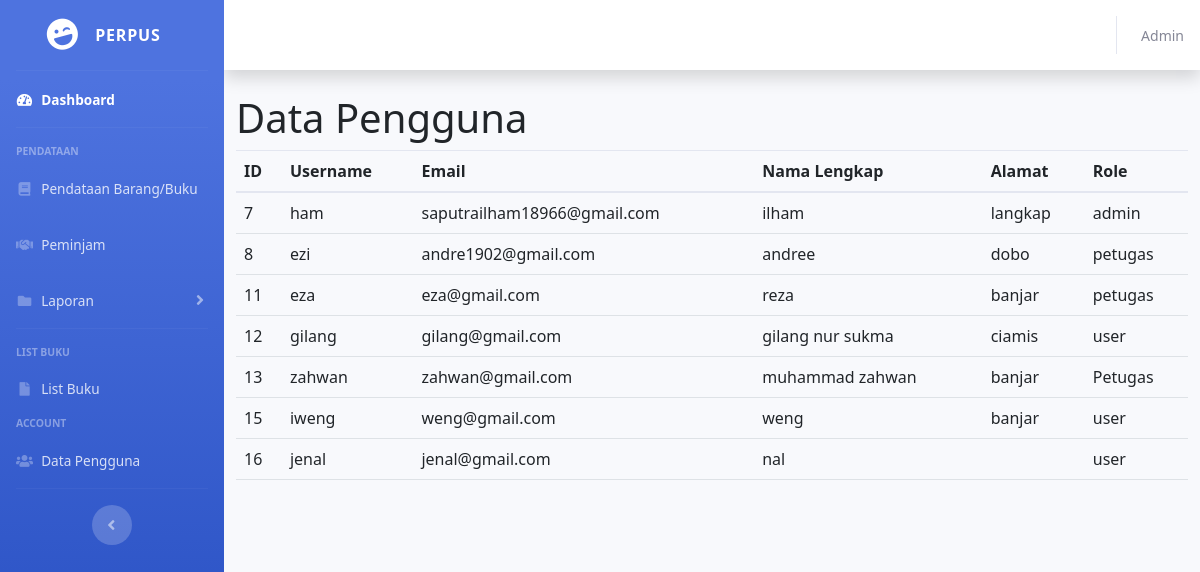
The page /datapengguna.php on the database its author committed.
### tables this page shows
CREATE TABLE `user` (
  `id` int(11) NOT NULL,
  `perpus_id` int(11) NOT NULL,
  `username` varchar(50) NOT NULL,
  `password` varchar(255) NOT NULL,
  `email` varchar(50) NOT NULL,
  `nama_lengkap` varchar(50) NOT NULL,
  `no_hp` varchar(50) NOT NULL,
  `alamat` varchar(100) NOT NULL,
  `role` varchar(50) NOT NULL
);

### datapengguna.php (the view, shortened to what this page needs)
<?php
include "db_conn.php";
?>
<!DOCTYPE html>
<html lang="en">
<head>
    <link href="template/vendor/fontawesome-free/css/all.min.css" rel="stylesheet" type="text/css">
    <link href="template/css/sb-admin-2.min.css" rel="stylesheet">
</head>
<body id="page-top">
    <div id="wrapper">
        <ul class="navbar-nav bg-gradient-primary sidebar sidebar-dark accordion" id="accordionSidebar">
            <a class="sidebar-brand d-flex align-items-center justify-content-center" href="dashboard.php">
                <div class="sidebar-brand-icon rotate-n-15">
                    <i class="fas fa-laugh-wink"></i>
                </div>
                <div class="sidebar-brand-text mx-3"> PERPUS <sup></sup></div>
            </a>
            <hr class="sidebar-divider my-0">
            <li class="nav-item active">
                <a class="nav-link" href="dashboard.php">
                    <i class="fas fa-fw fa-tachometer-alt"></i>
                    <span>Dashboard </span></a>
            </li>
            <hr class="sidebar-divider">
            <div class="sidebar-heading">
                Pendataan
            </div>
            <li class="nav-item">
                <a class="nav-link" href="pendataanbuku.php">
    <i class="fas fa-fw fa-book"></i>
    <span>Pendataan Barang/Buku</span>
</a>
            </li>
            <li class="nav-item">
                <a class="nav-link collapsed" href="peminjaman.php" data-target="#collapseUtilities"
                    aria-expanded="true" aria-controls="collapseUtilities">
                    <i class="fas fa-fw fa-handshake"></i>
                    <span>Peminjam</span>
                </a>
            </li>
            <li class="nav-item">
                <a class="nav-link collapsed" href="#" data-toggle="collapse" data-target="#collapsePages"
                    aria-expanded="true" aria-controls="collapsePages">
                    <i class="fas fa-fw fa-folder"></i>
                    <span>Laporan</span>
                </a>
            </li>
            <hr class="sidebar-divider">
            <div class="sidebar-heading">
                List Buku
            </div>
            <li class="nav-item">
                <a class="nav-link" href="ulasan.php">
                    <i class="fas fa-fw fa-file"></i>
                    <span>List Buku</span>
                </a>
            </li>
            <div class="sidebar-heading">
                Account
            </div>
<li class="nav-item">
    <a class="nav-link" href="datapengguna.php">
        <i class="fas fa-fw fa-users"></i>
        <span>Data Pengguna</span>
    </a>
</li>
            <hr class="sidebar-divider d-none d-md-block">
            <div class="text-center d-none d-md-inline">
                <button class="rounded-circle border-0" id="sidebarToggle"></button>
            </div>
        </ul>
        <div id="content-wrapper" class="d-flex flex-column">
            <div id="content">
                <nav class="navbar navbar-expand navbar-light bg-white topbar mb-4 static-top shadow">
                    <ul class="navbar-nav ml-auto">
                        <li class="nav-item dropdown no-arrow">
                            <a class="nav-link dropdown-toggle" href="#" id="userDropdown" role="button"
                                data-toggle="dropdown" aria-haspopup="true" aria-expanded="false">
                                <span class="mr-2 d-none d-lg-inline text-gray-600 small">Admin </span>
                            </a>
                        </li>
                </nav>
</body>
</html>
<!DOCTYPE html>
<html lang="en">
<head>
    <link href="https://cdn.jsdelivr.net/npm/bootstrap@5.2.3/dist/css/bootstrap.min.css" rel="stylesheet">
</head>
<body>
    <div class="container">
        <h1>Data Pengguna</h1>
        <table class="table table-hover">
            <thead>
                <tr>
                    <th>ID</th>
                    <th>Username</th>
                    <th>Email</th>
                    <th>Nama Lengkap</th>
                    <th>Alamat</th>
                    <th>Role</th>
                </tr>
            </thead>
            <tbody>
                <?php
                $sql = "SELECT * FROM user";
                $result = mysqli_query($conn, $sql);
                if (mysqli_num_rows($result) > 0) {
                    while ($row = mysqli_fetch_assoc($result)) {
                        echo "<tr>";
                        echo "<td>" . $row['id'] . "</td>";
                        echo "<td>" . $row['username'] . "</td>";
                        echo "<td>" . $row['email'] . "</td>";
                        echo "<td>" . $row['nama_lengkap'] . "</td>";
                        echo "<td>" . $row['alamat'] . "</td>";
                        echo "<td>" . $row['role'] . "</td>";
                        echo "</tr>";
                    }
                } else {
                    echo "<tr><td colspan='6'>Tidak ada data pengguna.</td></tr>";
                }
                ?>
            </tbody>
        </table>
    </div>
</body>
</html>

### rows shown on the page
user: id "7", username "ham", email "saputrailham18966@gmail.com", nama_lengkap "ilham", alamat "langkap", role "admin"
user: id "8", username "ezi", email "andre1902@gmail.com", nama_lengkap "andree", alamat "dobo", role "petugas"
user: id "11", username "eza", email "eza@gmail.com", nama_lengkap "reza", alamat "banjar", role "petugas"
user: id "12", username "gilang", email "gilang@gmail.com", nama_lengkap "gilang nur sukma", alamat "ciamis", role "user"
user: id "13", username "zahwan", email "zahwan@gmail.com", nama_lengkap "muhammad zahwan", alamat "banjar", role "Petugas"
user: id "15", username "iweng", email "weng@gmail.com", nama_lengkap "weng", alamat "banjar", role "user"
user: id "16", username "jenal", email "jenal@gmail.com", nama_lengkap "nal", role "user"
